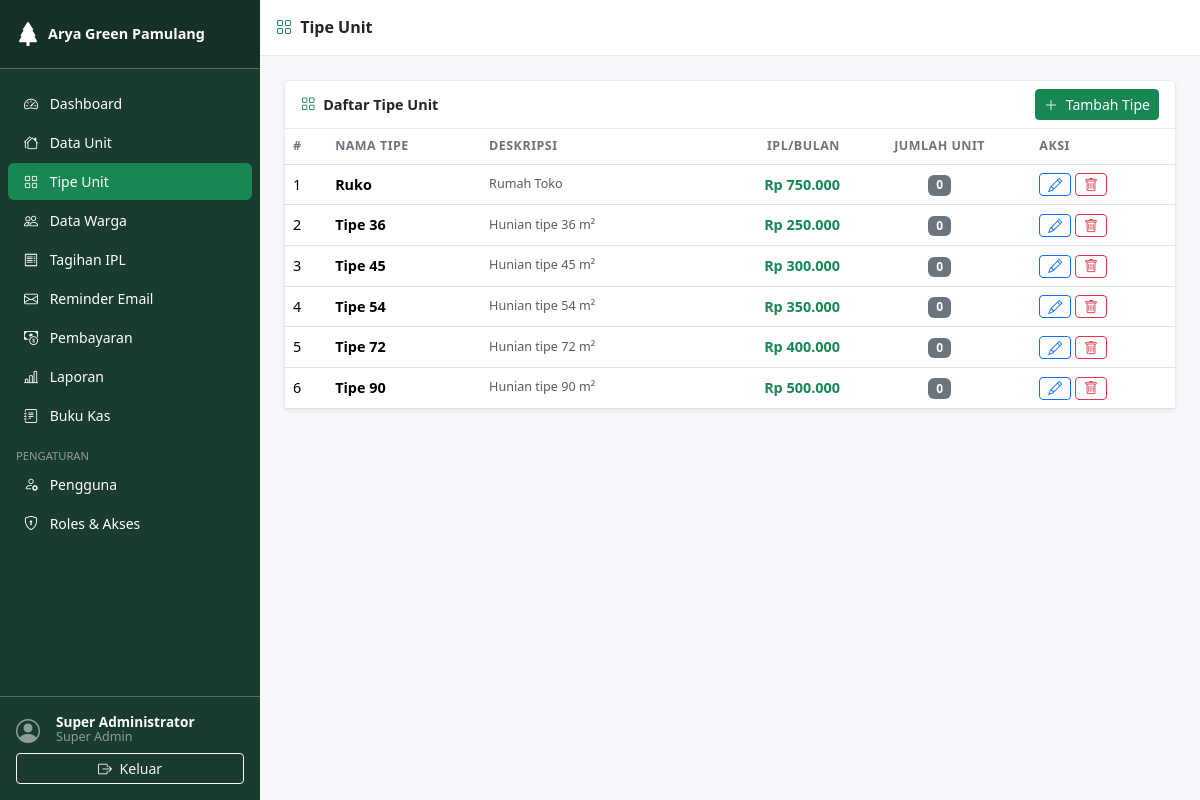
Page /pages/unit_types/index.php (signed in) on the committed database.
### tables this page shows
CREATE TABLE `unit_types` (
  `id`          INT UNSIGNED AUTO_INCREMENT PRIMARY KEY,
  `name`        VARCHAR(100) NOT NULL,
  `description` TEXT DEFAULT NULL,
  `ipl_amount`  DECIMAL(12,2) NOT NULL DEFAULT 0,
  `created_at`  TIMESTAMP DEFAULT CURRENT_TIMESTAMP
);

### includes/auth.php (called while the page is built, shortened)
<?php
require_once __DIR__ . '/functions.php';
function auth_user(): array {
    return $_SESSION['auth_user'] ?? [];
}
function can(string $permission): bool {
    return in_array($permission, $_SESSION['permissions'] ?? [], true);
}

### includes/functions.php (called while the page is built, shortened)
<?php
function e(mixed $v): string {
    return htmlspecialchars((string)$v, ENT_QUOTES | ENT_SUBSTITUTE, 'UTF-8');
}
function idr(float $v): string {
    return 'Rp ' . number_format($v, 0, ',', '.');
}

### pages/unit_types/index.php (the view, shortened to what this page needs)
<?php
require_once __DIR__ . '/../../includes/auth.php';
require_once __DIR__ . '/../../includes/functions.php';
$db = db();
$types = $db->query(
    'SELECT ut.*, COUNT(u.id) AS unit_count
     FROM unit_types ut
     LEFT JOIN units u ON u.unit_type_id = ut.id
     GROUP BY ut.id
     ORDER BY ut.name'
)->fetch_all(MYSQLI_ASSOC);
include __DIR__ . '/../../includes/header.php';
include __DIR__ . '/../../includes/sidebar.php';
?>
<div class="content-wrapper">
  <div class="topbar d-flex align-items-center px-3 gap-2">
    <h6 class="mb-0 fw-semibold"><i class="bi bi-grid me-1 text-success"></i> Tipe Unit</h6>
  </div>
  <div class="main-content">
    <div class="card">
      <div class="card-header d-flex align-items-center justify-content-between">
        <span><i class="bi bi-grid me-1 text-success"></i> Daftar Tipe Unit</span>
        <?php if (can('units.create')): ?>
          <a href="form.php" class="btn btn-success btn-sm">
            <i class="bi bi-plus-lg me-1"></i> Tambah Tipe
          </a>
        <?php endif; ?>
      </div>
      <div class="card-body p-0">
        <div class="table-responsive">
          <table class="table table-hover mb-0">
            <thead><tr>
              <th>#</th>
              <th>Nama Tipe</th>
              <th>Deskripsi</th>
              <th class="text-end">IPL/Bulan</th>
              <th class="text-center">Jumlah Unit</th>
              <th>Aksi</th>
            </tr></thead>
            <tbody>
            <?php if (empty($types)): ?>
              <tr><td colspan="6" class="text-center text-muted py-4">Belum ada tipe unit.</td></tr>
            <?php else: foreach ($types as $i => $t): ?>
              <tr>
                <td><?= $i + 1 ?></td>
                <td><strong><?= e($t['name']) ?></strong></td>
                <td class="text-muted small"><?= e($t['description'] ?: '—') ?></td>
                <td class="text-end fw-semibold text-success"><?= idr((float)$t['ipl_amount']) ?></td>
                <td class="text-center">
                  <span class="badge bg-secondary"><?= (int)$t['unit_count'] ?></span>
                </td>
                <td>
                  <?php if (can('units.edit')): ?>
                    <a href="form.php?id=<?= $t['id'] ?>"
                       class="btn btn-sm btn-outline-primary py-0 px-2">
                      <i class="bi bi-pencil"></i>
                    </a>
                  <?php endif; ?>
                  <?php if (can('units.delete') && (int)$t['unit_count'] === 0): ?>
                    <form method="POST" class="d-inline">
                      <button type="submit" class="btn btn-sm btn-outline-danger py-0 px-2"
                              data-confirm="Hapus tipe unit <?= e($t['name']) ?>?">
                        <i class="bi bi-trash"></i>
                      </button>
                    </form>
                  <?php endif; ?>
                </td>
              </tr>
            <?php endforeach; endif; ?>
            </tbody>
          </table>
        </div>
      </div>
    </div>
  </div>
</div>
<?php include __DIR__ . '/../../includes/footer.php'; ?>

### includes/header.php (shortened to what this page needs)
<?php
$current_user = auth_user();
?>
<!DOCTYPE html>
<html lang="id">
<head>
  <link rel="stylesheet" href="https://cdn.jsdelivr.net/npm/bootstrap@5.3.3/dist/css/bootstrap.min.css">
  <link rel="stylesheet" href="https://cdn.jsdelivr.net/npm/bootstrap-icons@1.11.3/font/bootstrap-icons.min.css">
  <link rel="stylesheet" href="<?= APP_URL ?>/assets/css/style.css">
</head>
<body>
<div class="wrapper d-flex">

### includes/sidebar.php
<?php
$current_uri = $_SERVER['REQUEST_URI'] ?? '';
function nav_active(string $path): string {
    global $current_uri;
    return str_contains($current_uri, $path) ? ' active' : '';
}
?>
<nav id="sidebar" class="sidebar d-flex flex-column flex-shrink-0 p-0">
  <a href="<?= APP_URL ?>/pages/dashboard.php"
     class="d-flex align-items-center p-3 text-white text-decoration-none sidebar-brand">
    <i class="bi bi-tree-fill me-2 fs-4"></i>
    <span class="fw-bold"><?= APP_NAME ?></span>
  </a>
  <hr class="text-white m-0">
  <ul class="nav nav-pills flex-column mb-auto px-2 py-3">
    <?php if (can('dashboard.view')): ?>
    <li class="nav-item">
      <a href="<?= APP_URL ?>/pages/dashboard.php"
         class="nav-link text-white<?= nav_active('/dashboard') ?>">
        <i class="bi bi-speedometer2 me-2"></i> Dashboard
      </a>
    </li>
    <?php endif; ?>
    <?php if (can('units.view')): ?>
    <li class="nav-item">
      <a href="<?= APP_URL ?>/pages/units/index.php"
         class="nav-link text-white<?= nav_active('/units/') ?>">
        <i class="bi bi-houses me-2"></i> Data Unit
      </a>
    </li>
    <li class="nav-item">
      <a href="<?= APP_URL ?>/pages/unit_types/index.php"
         class="nav-link text-white<?= nav_active('/unit_types') ?>">
        <i class="bi bi-grid me-2"></i> Tipe Unit
      </a>
    </li>
    <?php endif; ?>
    <?php if (can('residents.view')): ?>
    <li class="nav-item">
      <a href="<?= APP_URL ?>/pages/residents/index.php"
         class="nav-link text-white<?= nav_active('/residents') ?>">
        <i class="bi bi-people me-2"></i> Data Warga
      </a>
    </li>
    <?php endif; ?>
    <?php if (can('billing.view')): ?>
    <li class="nav-item">
      <a href="<?= APP_URL ?>/pages/billing/index.php"
         class="nav-link text-white<?= nav_active('/billing') ?>">
        <i class="bi bi-receipt me-2"></i> Tagihan IPL
      </a>
    </li>
    <?php endif; ?>
    <?php if (can('billing.send_reminder')): ?>
    <li class="nav-item">
      <a href="<?= APP_URL ?>/pages/billing/send_reminders.php"
         class="nav-link text-white<?= nav_active('/send_reminders') ?>">
        <i class="bi bi-envelope me-2"></i> Reminder Email
      </a>
    </li>
    <?php endif; ?>
    <?php if (can('payments.view')): ?>
    <li class="nav-item">
      <a href="<?= APP_URL ?>/pages/payments/index.php"
         class="nav-link text-white<?= nav_active('/payments') ?>">
        <i class="bi bi-cash-coin me-2"></i> Pembayaran
      </a>
    </li>
    <?php endif; ?>
    <?php if (can('reports.view')): ?>
    <li class="nav-item">
      <a href="<?= APP_URL ?>/pages/reports/index.php"
         class="nav-link text-white<?= nav_active('/reports') ?>">
        <i class="bi bi-bar-chart-line me-2"></i> Laporan
      </a>
    </li>
    <?php endif; ?>
    <?php if (can('cashbook.view')): ?>
    <li class="nav-item">
      <a href="<?= APP_URL ?>/pages/cashbook/index.php"
         class="nav-link text-white<?= nav_active('/cashbook') ?>">
        <i class="bi bi-journal-text me-2"></i> Buku Kas
      </a>
    </li>
    <?php endif; ?>
    <?php if (can('users.view')): ?>
    <li class="nav-item mt-2">
      <small class="text-white-50 px-2 text-uppercase" style="font-size:.7rem">Pengaturan</small>
    </li>
    <li class="nav-item">
      <a href="<?= APP_URL ?>/pages/users/index.php"
         class="nav-link text-white<?= nav_active('/users') ?>">
        <i class="bi bi-person-gear me-2"></i> Pengguna
      </a>
    </li>
    <?php endif; ?>
    <?php if (can('roles.manage')): ?>
    <li class="nav-item">
      <a href="<?= APP_URL ?>/pages/roles/index.php"
         class="nav-link text-white<?= nav_active('/roles') ?>">
        <i class="bi bi-shield-lock me-2"></i> Roles & Akses
      </a>
    </li>
    <?php endif; ?>
  </ul>
  <hr class="text-white m-0">
  <div class="p-3">
    <div class="d-flex align-items-center mb-2">
      <div class="avatar-sm me-2">
        <i class="bi bi-person-circle fs-4 text-white-50"></i>
      </div>
      <div class="text-white lh-1">
        <div class="fw-semibold" style="font-size:.85rem"><?= e($current_user['name'] ?? '') ?></div>
        <small class="text-white-50"><?= e(ucwords(str_replace('_',' ', $current_user['role'] ?? ''))) ?></small>
      </div>
    </div>
    <a href="<?= APP_URL ?>/auth/logout.php"
       class="btn btn-sm btn-outline-light w-100"
       onclick="return confirm('Yakin ingin keluar?')">
      <i class="bi bi-box-arrow-right me-1"></i> Keluar
    </a>
  </div>
</nav>

### includes/footer.php (shortened to what this page needs)
  </div>
</body>
</html>

### assets/css/style.css (style rules this page uses)
:root { --sidebar-width: 260px; --sidebar-bg: #1a3c2e; --sidebar-hover: #2d6a4f; --topbar-height: 56px; }
body { background: #f5f7fa; font-size: .9rem; }
.wrapper { min-height: 100vh; }
.sidebar { width: var(--sidebar-width); min-height: 100vh; background: var(--sidebar-bg); position: fixed; top: 0; left: 0; z-index: 1040; transition: transform .25s ease; overflow-y: auto; }
.sidebar-brand { background: rgba(0,0,0,.2); }
.sidebar .nav-link { border-radius: 6px; margin-bottom: 2px; font-size: .875rem; }
.sidebar .nav-link.active { background: #198754; }
.content-wrapper { margin-left: var(--sidebar-width); width: calc(100% - var(--sidebar-width)); min-height: 100vh; display: flex; flex-direction: column; }
.topbar { height: var(--topbar-height); background: #fff; border-bottom: 1px solid #e9ecef; position: sticky; top: 0; z-index: 1030; }
.main-content { flex: 1; padding: 1.5rem; }
.card { border: 1px solid #e9ecef; box-shadow: 0 1px 4px rgba(0,0,0,.06); }
.card-header { background: #fff; border-bottom: 1px solid #e9ecef; font-weight: 600; }
.table th { font-size: .78rem; text-transform: uppercase; letter-spacing: .04em; color: #6c757d; font-weight: 600; }
.table td { vertical-align: middle; }
.badge { font-size: .75rem; padding: .35em .65em; }
.avatar-sm { width: 32px; height: 32px; }

### rows in the picture
unit_types: name "Ruko", description "Rumah Toko", ipl_amount "Rp 750.000", unit_count "0"
unit_types: name "Tipe 36", description "Hunian tipe 36 m²", ipl_amount "Rp 250.000", unit_count "0"
unit_types: name "Tipe 45", description "Hunian tipe 45 m²", ipl_amount "Rp 300.000", unit_count "0"
unit_types: name "Tipe 54", description "Hunian tipe 54 m²", ipl_amount "Rp 350.000", unit_count "0"
unit_types: name "Tipe 72", description "Hunian tipe 72 m²", ipl_amount "Rp 400.000", unit_count "0"
unit_types: name "Tipe 90", description "Hunian tipe 90 m²", ipl_amount "Rp 500.000", unit_count "0"

### other values in the picture
APP_NAME "Arya Green Pamulang"
$current_user['name'] "Super Administrator"
str_replace('_',' ', $current_user['role'] ?? '') "Super Admin"
